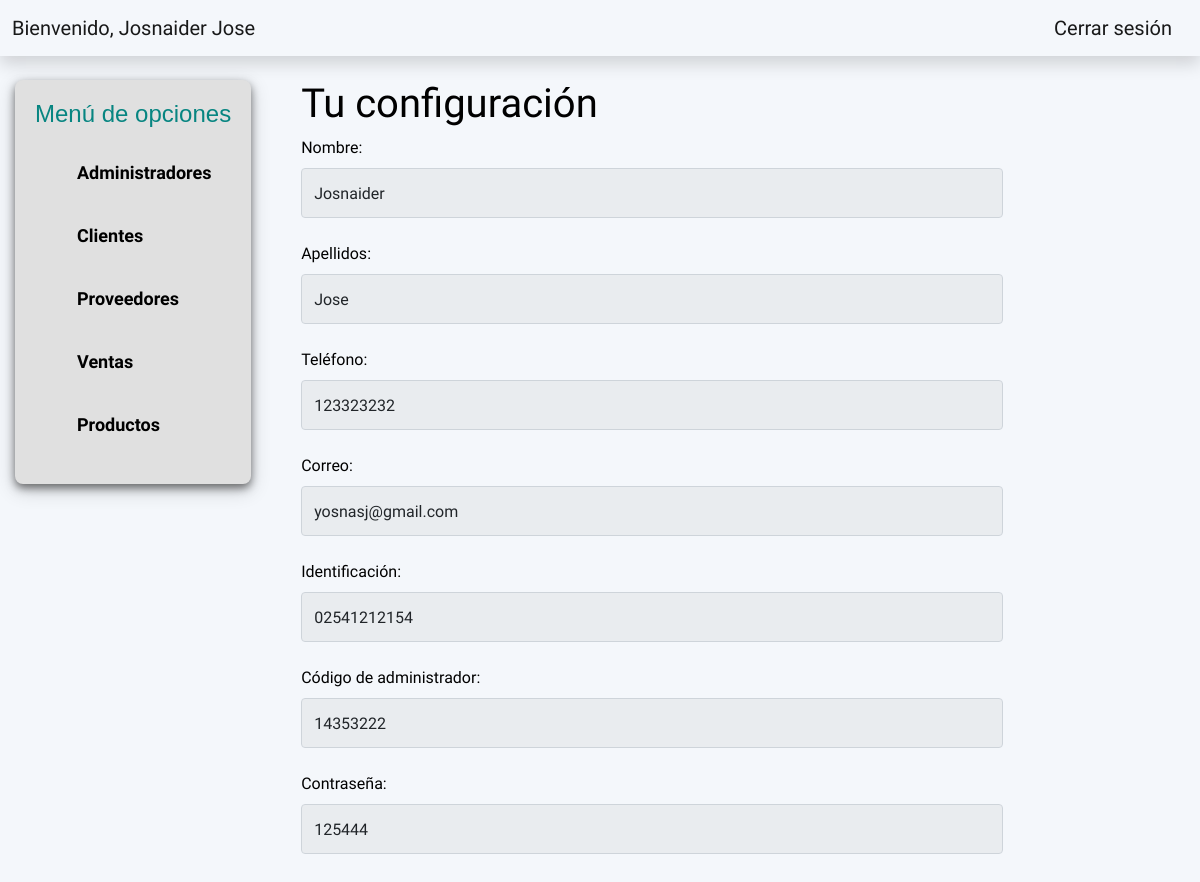
The app's page /Vistas/ModuloAdministrador.php (signed in) with its own data.
### tables this page shows
CREATE TABLE `tb_administradores` (
  `id` int(11) NOT NULL,
  `nombre` varchar(50) NOT NULL,
  `apellidos` varchar(50) NOT NULL,
  `identificacion` varchar(20) NOT NULL,
  `codigo_admin` varchar(20) NOT NULL,
  `telefono` varchar(20) NOT NULL,
  `correo` varchar(50) NOT NULL,
  `pass` varchar(50) NOT NULL
);

### Vistas/includes/consulta.php (called while the page is built, shortened)
<?php
require('../Variables/Conexion.php');
if (!isset($_SESSION['exito'])) {
    header("refresh:3;url=Login.php");
    mostrarHtml3();
    exit();
} else {
    $usuario = $_SESSION['exito'];
    $query = "SELECT * FROM tb_administradores where identificacion = $usuario";
    $resultado = $conexion->query($query);
    $filas = $resultado->fetch_assoc();
}

### Vistas/ModuloAdministrador.php (the view, shortened to what this page needs)
<?php
include("includes/consulta.php");
?>
<!DOCTYPE html>
<html lang="en">
<head>
    <link rel="stylesheet" href="https://stackpath.bootstrapcdn.com/bootstrap/5.0.0-alpha1/css/bootstrap.min.css">
    <link rel="stylesheet" href="../Css/style.css?v=1" />
</head>
<body class="indexBody">
    <header>
        <?php include("includes/header.php") ?>
    </header>
    <main>
        <div class="contenedor">
            <aside>
                <?php include("includes/aside.php"); ?>
            </aside>
            <div class="contenedor-2">
                <div class="post">
                    <h1 class="titulo">Tu configuración</h1>
                    <div class="form-group">
                        <div class="mb-4">
                            <label class="form-label font-weight-bold">Nombre:</label>
                            <input type="text" class="form-control bg-teal-x border-1" value=<?php echo $filas['nombre']; ?> disabled />
                        </div>
                        <div class="mb-4">
                            <label class="form-label font-weight-bold">Apellidos:</label>
                            <input type="text" class="form-control bg-teal-x border-1" value=<?php echo $filas['apellidos']; ?> disabled />
                        </div>
                    </div>
                    <div class="form-group">
                        <div class="mb-4">
                            <label class="form-label font-weight-bold">Teléfono:</label>
                            <input type="text" class="form-control bg-teal-x border-1" value=<?php echo $filas['telefono']; ?> disabled />
                        </div>
                        <div class="mb-4">
                            <label class="form-label font-weight-bold">Correo:</label>
                            <input type="text" class="form-control bg-teal-x border-1" value=<?php echo $filas['correo']; ?> disabled />
                        </div>
                        <div class="mb-4">
                            <label class="form-label font-weight-bold">Identificación:</label>
                            <input type="text" class="form-control bg-teal-x border-1" value=<?php echo $filas['identificacion']; ?> disabled />
                        </div>
                    </div>
                    <div class="form-group">
                        <div class="mb-4">
                            <label class="form-label font-weight-bold">Código de administrador:</label>
                            <input type="text" class="form-control bg-teal-x border-1" value=<?php echo $filas['codigo_admin']; ?> disabled />
                        </div>
                        <div class="mb-4">
                            <label class="form-label font-weight-bold">Contraseña:</label>
                            <input type="text" class="form-control bg-teal-x border-1" value=<?php echo $filas['pass']; ?> disabled />
                        </div>
                    </div>
                </div>
            </div>
        </div>
    </main>
</body>
</html>

### Vistas/includes/header.php (shortened to what this page needs)
<nav class="navbar navbar-expand navbar-light text-white topbar mb-4 static-top shadow">
    <div class="container-fluid">
        <a class="navbar-brand" href="ModuloAdministrador.php">Bienvenido,
            <?php
            echo $filas['nombre'];
            echo $filas['apellidos'];
            ?>
        </a>
        <a class="navbar-brand" href="../Variables/CerrarConexion.php">Cerrar sesión</a>
    </div>
</nav>

### Css/style.css (style rules this page uses)
:root { --dark: #000000; --dark-x: #1E2126; --light: #ffffff; --teal: #46b842; --teal-x: #CAFEB2; --blue-x: #1EA2F8; --light-s: #FFFFD8; }
body { font-family: 'Spartan', 'sans-serif'; font-weight: 300; color: var(--light); background-color: #F4F7FB; }
.indexBody { color: black; }
.bg-teal-x { background-color: var(--teal-x); }
.form-control { min-height: 3.125rem; line-height: initial; }
aside { min-width: 20%; height: 100%; background-color: #E0E0E0; padding: 20px; border-radius: 8px; position: sticky; top: 10px; box-shadow: 0 4px 8px 0 rgba(0, 0, 0, 0.5), 0 6px 20px 0 rgba(0, 0, 0, 0.19); }
.contenedor { max-width: 97.5%; width: 100%; margin: 15px; display: flex; justify-content: space-between; }
.contenedor-2 { max-width: 100%; width: 60%; margin-left: 50px; margin-right: auto; display: block; color: black; }

### records on screen
tb_administradores: nombre "Josnaider", apellidos "Jose", telefono "123323232", correo "yosnasj@gmail.com", identificacion "02541212154", codigo_admin "14353222", pass "125444"
